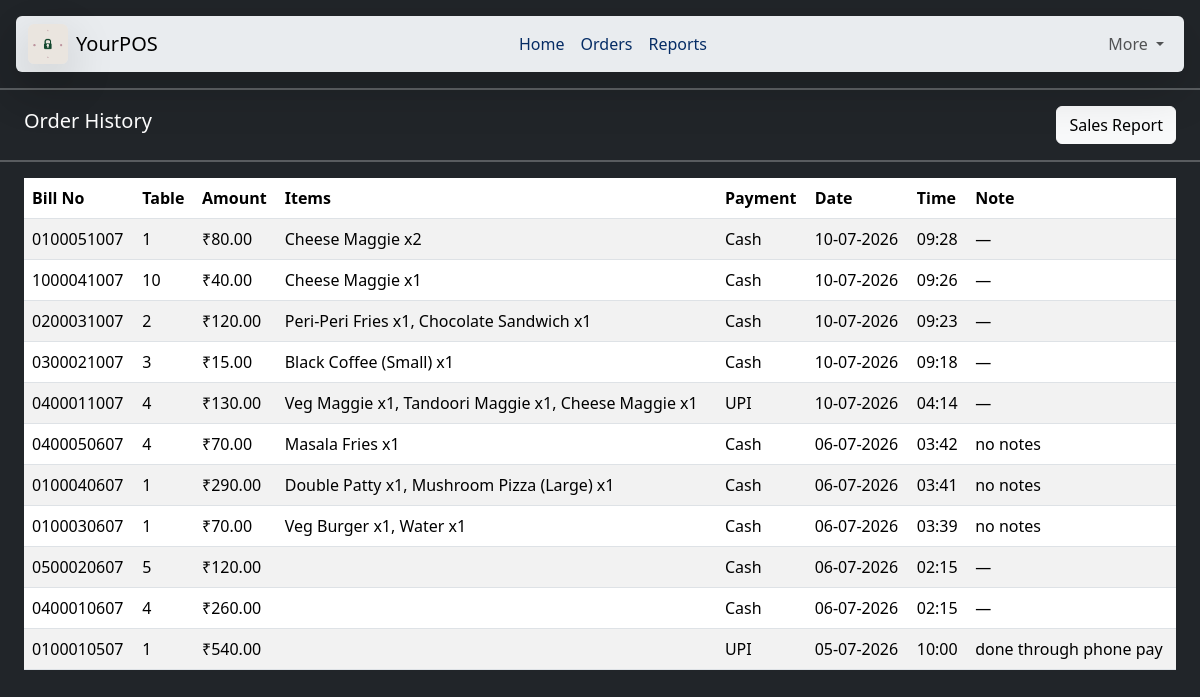
Before: /orderhistory/ with the older database file.
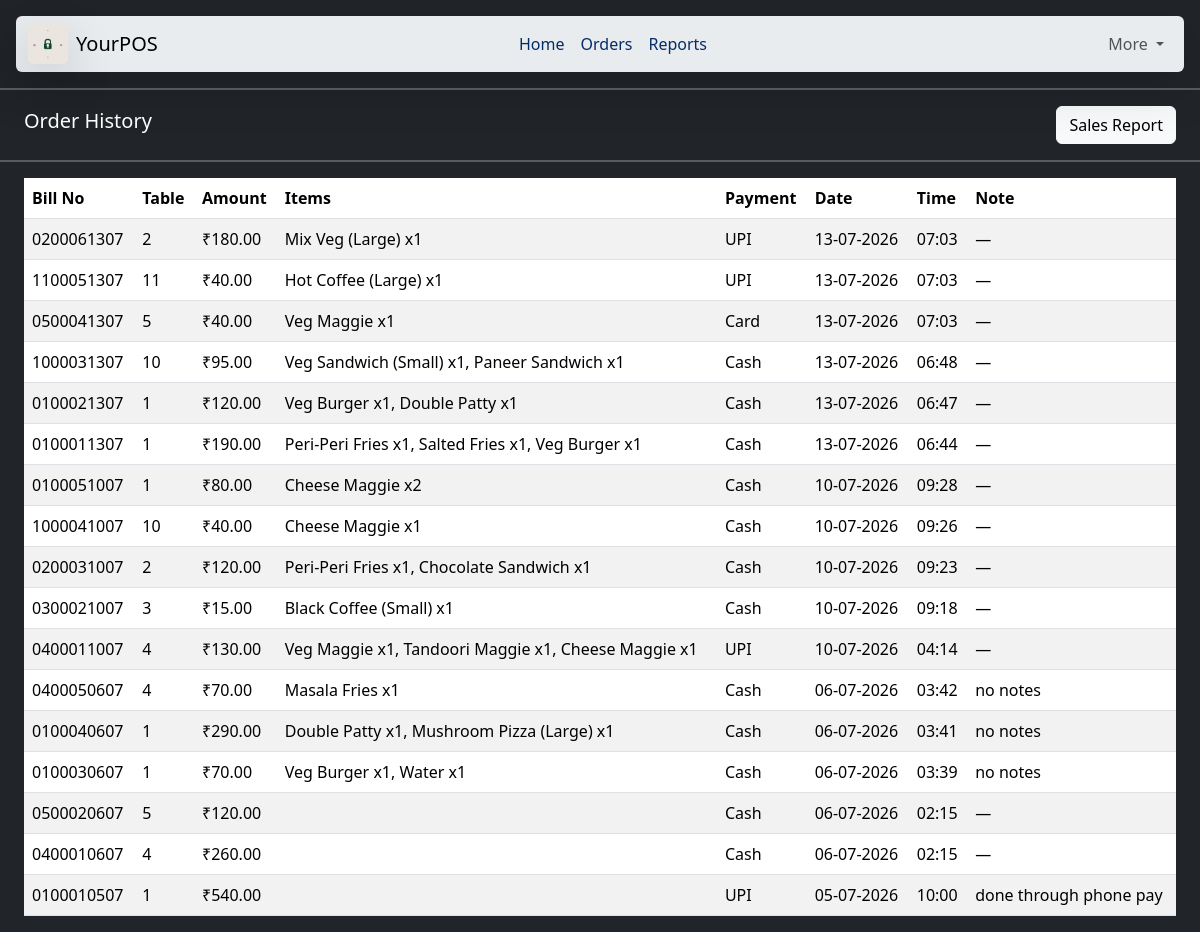
After: the same page with the newer database file.
### home/models.py (models this page shows, shortened)
class Bill(models.Model):
    class PaymentMethod(models.TextChoices):
        CASH = "CASH", "Cash"
        CARD = "CARD", "Card"
        UPI = "UPI", "UPI"
    bill_number = models.CharField(max_length=20, unique=True)
    order = models.OneToOneField(Order, on_delete=models.PROTECT, related_name="bill")
    table = models.ForeignKey(TableInfo, on_delete=models.PROTECT)
    items_summary = models.CharField(max_length=1000, blank=True)
    total_amount = models.DecimalField(max_digits=10, decimal_places=2)
    note = models.CharField(max_length=1000, blank=True)
    payment_method = models.CharField(max_length=5, choices=PaymentMethod.choices)
    created_at = models.DateTimeField(auto_now_add=True)

class TableInfo(models.Model):
    class Status(models.TextChoices):
        AVAILABLE = "A", "Available"
        OCCUPIED = "O", "Occupied"
    table_no = models.IntegerField(primary_key=True)
    status = models.CharField(
        max_length=1,
        choices=Status.choices,
        default=Status.AVAILABLE
    )

### home/views.py (the view)
# urls.py: path('orderhistory/', views.orderhistory, name='orderhistory'),
def orderhistory(request):
    bills = Bill.objects.select_related("table").order_by("-created_at")
    return render(request, "orderhistory.html", {"bills": bills})

### templates/orderhistory.html (shortened to what this page needs)
{% extends "base.html" %}
{% block body %}
<hr class="border border-light border-1">
<div class="container-fluid d-flex justify-content-between align-items-center px-4">
    <h5>Order History</h5>
    <a class="btn btn-light" href="{% url 'salesreport' %}">Sales Report</a>
</div>
<hr class="border border-white border-1">
<div class="container-fluid px-4">
    <table class="table table-striped">
        <thead><tr><th>Bill No</th><th>Table</th><th>Amount</th><th>Items</th><th>Payment</th><th>Date</th><th>Time</th><th>Note</th></tr></thead>
        <tbody>
            {% for bill in bills %}
            <tr>
                <td>{{ bill.bill_number }}</td>
                <td>{{ bill.table.table_no }}</td>
                <td>₹{{ bill.total_amount }}</td>
                <td>{{ bill.items_summary }}</td>
                <td>{{ bill.get_payment_method_display }}</td>
                <td>{{ bill.created_at|date:"d-m-Y" }}</td>
                <td>{{ bill.created_at|time:"H:i" }}</td>
                <td>{{ bill.note|default:"—" }}</td>
            </tr>
            {% empty %}
            <tr><td colspan="6" class="text-center text-muted">No bills yet</td></tr>
            {% endfor %}
        </tbody>
    </table>
</div>
{% endblock body %}

### templates/base.html (shortened to what this page needs)
<!doctype html>
<html lang="en">
  <head>
    <link href="https://cdn.jsdelivr.net/npm/bootstrap@5.3.8/dist/css/bootstrap.min.css" rel="stylesheet">
</head>
 <body class="bg-dark text-white">   {% comment %} bg-dark text-white {% endcomment %}
  <nav class="navbar navbar-expand-lg bg-body-secondary rounded-2 m-2 mx-3 mt-3 shadow-lg">
    <div class="container-fluid d-flex">
      <img src="/static/img/logo.jpg" class="rounded-2 shadow-lg me-2" width="40" alt="...">
      <a class="navbar-brand" href="#">YourPOS</a>
      <div class="collapse navbar-collapse " id="navbarSupportedContent">
        <ul class="navbar-nav mx-auto ">
          <li class="nav-item">
            <a class="nav-link active text-primary-emphasis" href="/home">Home</a>
          </li>
          <li class="nav-item">
            <a class="nav-link active text-primary-emphasis" href="/orders">Orders</a>
          </li>
          <li class="nav-item">
            <a class="nav-link active text-primary-emphasis" href="/salesreport">Reports</a>
          </li>
        </ul>
        <ul class="navbar-nav ms-5">
          <li class="nav-item dropdown">
            <a class="nav-link dropdown-toggle" href="#" role="button" data-bs-toggle="dropdown">
              More
            </a>
          </li>
        </ul>
      </div>
    </div>
  </nav>
{% block body %}{% endblock body %}
  </body>
</html>

Changed rows visible on the page:
added Bill: bill_number "0200061307", table.table_no "2", total_amount "180.00", items_summary "Mix Veg (Large) x1", payment_method "UPI", created_at "13-07-2026", created_at "07:03", note "—"
added Bill: bill_number "1100051307", table.table_no "11", total_amount "40.00", items_summary "Hot Coffee (Large) x1", payment_method "UPI", created_at "13-07-2026", created_at "07:03", note "—"
added Bill: bill_number "0500041307", table.table_no "5", total_amount "40.00", items_summary "Veg Maggie x1", payment_method "Card", created_at "13-07-2026", created_at "07:03", note "—"
added Bill: bill_number "1000031307", table.table_no "10", total_amount "95.00", items_summary "Veg Sandwich (Small) x1, Paneer Sandwich x1", payment_method "Cash", created_at "13-07-2026", created_at "06:48", note "—"
added Bill: bill_number "0100021307", table.table_no "1", total_amount "120.00", items_summary "Veg Burger x1, Double Patty x1", payment_method "Cash", created_at "13-07-2026", created_at "06:47", note "—"
added Bill: bill_number "0100011307", table.table_no "1", total_amount "190.00", items_summary "Peri-Peri Fries x1, Salted Fries x1, Veg Burger x1", payment_method "Cash", created_at "13-07-2026", created_at "06:44", note "—"
